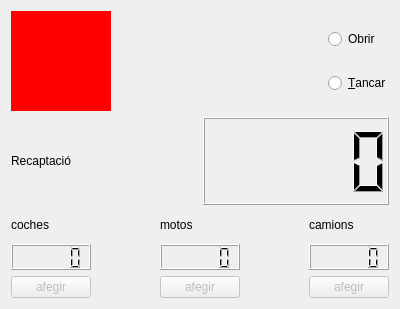
<?xml version="1.0" encoding="UTF-8"?>
<ui version="4.0">
 <class>MyForm</class>
 <widget class="QWidget" name="MyForm">
  <property name="geometry">
   <rect>
    <x>0</x>
    <y>0</y>
    <width>400</width>
    <height>309</height>
   </rect>
  </property>
  <property name="windowTitle">
   <string>Form</string>
  </property>
  <layout class="QGridLayout" name="gridLayout">
   <item row="2" column="0">
    <layout class="QHBoxLayout" name="horizontalLayout_2">
     <item>
      <layout class="QVBoxLayout" name="verticalLayout_2">
       <item>
        <widget class="QLabel" name="label_2">
         <property name="text">
          <string>coches</string>
         </property>
        </widget>
       </item>
       <item>
        <widget class="QLCDNumber" name="lcdNumber"/>
       </item>
       <item>
        <widget class="QPushButton" name="pushButton">
         <property name="enabled">
          <bool>false</bool>
         </property>
         <property name="text">
          <string>afegir</string>
         </property>
        </widget>
       </item>
      </layout>
     </item>
     <item>
      <spacer name="horizontalSpacer_2">
       <property name="orientation">
        <enum>Qt::Horizontal</enum>
       </property>
       <property name="sizeHint" stdset="0">
        <size>
         <width>40</width>
         <height>20</height>
        </size>
       </property>
      </spacer>
     </item>
     <item>
      <layout class="QVBoxLayout" name="verticalLayout_3">
       <item>
        <widget class="QLabel" name="label_4">
         <property name="text">
          <string>motos</string>
         </property>
        </widget>
       </item>
       <item>
        <widget class="QLCDNumber" name="lcdNumber_2"/>
       </item>
       <item>
        <widget class="QPushButton" name="pushButton_2">
         <property name="enabled">
          <bool>false</bool>
         </property>
         <property name="text">
          <string>afegir</string>
         </property>
        </widget>
       </item>
      </layout>
     </item>
     <item>
      <spacer name="horizontalSpacer_3">
       <property name="orientation">
        <enum>Qt::Horizontal</enum>
       </property>
       <property name="sizeHint" stdset="0">
        <size>
         <width>40</width>
         <height>20</height>
        </size>
       </property>
      </spacer>
     </item>
     <item>
      <layout class="QVBoxLayout" name="verticalLayout_4">
       <item>
        <widget class="QLabel" name="label_3">
         <property name="text">
          <string>camions</string>
         </property>
        </widget>
       </item>
       <item>
        <widget class="QLCDNumber" name="lcdNumber_3"/>
       </item>
       <item>
        <widget class="QPushButton" name="pushButton_3">
         <property name="enabled">
          <bool>false</bool>
         </property>
         <property name="text">
          <string>afegir</string>
         </property>
        </widget>
       </item>
      </layout>
     </item>
    </layout>
   </item>
   <item row="0" column="0">
    <layout class="QHBoxLayout" name="horizontalLayout">
     <item>
      <widget class="MyLabel" name="label">
       <property name="minimumSize">
        <size>
         <width>100</width>
         <height>100</height>
        </size>
       </property>
       <property name="maximumSize">
        <size>
         <width>100</width>
         <height>100</height>
        </size>
       </property>
       <property name="styleSheet">
        <string notr="true">background:red</string>
       </property>
       <property name="text">
        <string/>
       </property>
      </widget>
     </item>
     <item>
      <spacer name="horizontalSpacer">
       <property name="orientation">
        <enum>Qt::Horizontal</enum>
       </property>
       <property name="sizeHint" stdset="0">
        <size>
         <width>40</width>
         <height>20</height>
        </size>
       </property>
      </spacer>
     </item>
     <item>
      <layout class="QVBoxLayout" name="verticalLayout">
       <item>
        <widget class="QRadioButton" name="radioButton_2">
         <property name="text">
          <string>Obrir</string>
         </property>
        </widget>
       </item>
       <item>
        <widget class="QRadioButton" name="radioButton">
         <property name="text">
          <string>&amp;Tancar</string>
         </property>
        </widget>
       </item>
      </layout>
     </item>
    </layout>
   </item>
   <item row="1" column="0">
    <layout class="QHBoxLayout" name="horizontalLayout_3">
     <item>
      <widget class="QLabel" name="label_5">
       <property name="text">
        <string>Recaptació</string>
       </property>
      </widget>
     </item>
     <item>
      <widget class="QLCDNumber" name="lcdNumber_4"/>
     </item>
    </layout>
   </item>
  </layout>
 </widget>
 <customwidgets>
  <customwidget>
   <class>MyLabel</class>
   <extends>QLabel</extends>
   <header>MyLabel.h</header>
   <slots>
    <signal>prohibido(bool)</signal>
    <signal>addMoto(int)</signal>
    <signal>addCoche(int)</signal>
    <signal>addCamion(int)</signal>
    <signal>recaudacion(int)</signal>
    <slot>clickOpen()</slot>
    <slot>clickClose()</slot>
    <slot>aumentaCoche()</slot>
    <slot>aumentaCamion()</slot>
    <slot>aumentaMoto()</slot>
   </slots>
  </customwidget>
 </customwidgets>
 <resources/>
 <connections>
  <connection>
   <sender>radioButton_2</sender>
   <signal>clicked()</signal>
   <receiver>label</receiver>
   <slot>clickOpen()</slot>
   <hints>
    <hint type="sourcelabel">
     <x>348</x>
     <y>35</y>
    </hint>
    <hint type="destinationlabel">
     <x>64</x>
     <y>52</y>
    </hint>
   </hints>
  </connection>
  <connection>
   <sender>radioButton</sender>
   <signal>clicked()</signal>
   <receiver>label</receiver>
   <slot>clickClose()</slot>
   <hints>
    <hint type="sourcelabel">
     <x>347</x>
     <y>83</y>
    </hint>
    <hint type="destinationlabel">
     <x>79</x>
     <y>80</y>
    </hint>
   </hints>
  </connection>
  <connection>
   <sender>radioButton_2</sender>
   <signal>clicked(bool)</signal>
   <receiver>pushButton</receiver>
   <slot>setEnabled(bool)</slot>
   <hints>
    <hint type="sourcelabel">
     <x>327</x>
     <y>29</y>
    </hint>
    <hint type="destinationlabel">
     <x>40</x>
     <y>286</y>
    </hint>
   </hints>
  </connection>
  <connection>
   <sender>radioButton_2</sender>
   <signal>clicked(bool)</signal>
   <receiver>pushButton_2</receiver>
   <slot>setEnabled(bool)</slot>
   <hints>
    <hint type="sourcelabel">
     <x>331</x>
     <y>42</y>
    </hint>
    <hint type="destinationlabel">
     <x>212</x>
     <y>287</y>
    </hint>
   </hints>
  </connection>
  <connection>
   <sender>radioButton_2</sender>
   <signal>clicked(bool)</signal>
   <receiver>pushButton_3</receiver>
   <slot>setEnabled(bool)</slot>
   <hints>
    <hint type="sourcelabel">
     <x>373</x>
     <y>44</y>
    </hint>
    <hint type="destinationlabel">
     <x>369</x>
     <y>291</y>
    </hint>
   </hints>
  </connection>
  <connection>
   <sender>radioButton</sender>
   <signal>clicked(bool)</signal>
   <receiver>pushButton_3</receiver>
   <slot>setDisabled(bool)</slot>
   <hints>
    <hint type="sourcelabel">
     <x>379</x>
     <y>77</y>
    </hint>
    <hint type="destinationlabel">
     <x>373</x>
     <y>293</y>
    </hint>
   </hints>
  </connection>
  <connection>
   <sender>radioButton</sender>
   <signal>clicked(bool)</signal>
   <receiver>pushButton_2</receiver>
   <slot>setDisabled(bool)</slot>
   <hints>
    <hint type="sourcelabel">
     <x>389</x>
     <y>86</y>
    </hint>
    <hint type="destinationlabel">
     <x>184</x>
     <y>288</y>
    </hint>
   </hints>
  </connection>
  <connection>
   <sender>radioButton</sender>
   <signal>clicked(bool)</signal>
   <receiver>pushButton</receiver>
   <slot>setDisabled(bool)</slot>
   <hints>
    <hint type="sourcelabel">
     <x>352</x>
     <y>70</y>
    </hint>
    <hint type="destinationlabel">
     <x>44</x>
     <y>290</y>
    </hint>
   </hints>
  </connection>
  <connection>
   <sender>pushButton</sender>
   <signal>clicked()</signal>
   <receiver>label</receiver>
   <slot>aumentaCoche()</slot>
   <hints>
    <hint type="sourcelabel">
     <x>66</x>
     <y>272</y>
    </hint>
    <hint type="destinationlabel">
     <x>76</x>
     <y>74</y>
    </hint>
   </hints>
  </connection>
  <connection>
   <sender>pushButton_2</sender>
   <signal>clicked()</signal>
   <receiver>label</receiver>
   <slot>aumentaMoto()</slot>
   <hints>
    <hint type="sourcelabel">
     <x>167</x>
     <y>273</y>
    </hint>
    <hint type="destinationlabel">
     <x>95</x>
     <y>83</y>
    </hint>
   </hints>
  </connection>
  <connection>
   <sender>pushButton_3</sender>
   <signal>clicked()</signal>
   <receiver>label</receiver>
   <slot>aumentaCamion()</slot>
   <hints>
    <hint type="sourcelabel">
     <x>335</x>
     <y>290</y>
    </hint>
    <hint type="destinationlabel">
     <x>93</x>
     <y>66</y>
    </hint>
   </hints>
  </connection>
  <connection>
   <sender>label</sender>
   <signal>addCoche(int)</signal>
   <receiver>lcdNumber</receiver>
   <slot>display(int)</slot>
   <hints>
    <hint type="sourcelabel">
     <x>16</x>
     <y>96</y>
    </hint>
    <hint type="destinationlabel">
     <x>21</x>
     <y>243</y>
    </hint>
   </hints>
  </connection>
  <connection>
   <sender>label</sender>
   <signal>addMoto(int)</signal>
   <receiver>lcdNumber_2</receiver>
   <slot>display(int)</slot>
   <hints>
    <hint type="sourcelabel">
     <x>95</x>
     <y>105</y>
    </hint>
    <hint type="destinationlabel">
     <x>206</x>
     <y>256</y>
    </hint>
   </hints>
  </connection>
  <connection>
   <sender>label</sender>
   <signal>addCamion(int)</signal>
   <receiver>lcdNumber_3</receiver>
   <slot>display(int)</slot>
   <hints>
    <hint type="sourcelabel">
     <x>40</x>
     <y>17</y>
    </hint>
    <hint type="destinationlabel">
     <x>319</x>
     <y>252</y>
    </hint>
   </hints>
  </connection>
  <connection>
   <sender>label</sender>
   <signal>recaudacion(int)</signal>
   <receiver>lcdNumber_4</receiver>
   <slot>display(int)</slot>
   <hints>
    <hint type="sourcelabel">
     <x>56</x>
     <y>14</y>
    </hint>
    <hint type="destinationlabel">
     <x>247</x>
     <y>175</y>
    </hint>
   </hints>
  </connection>
 </connections>
</ui>
